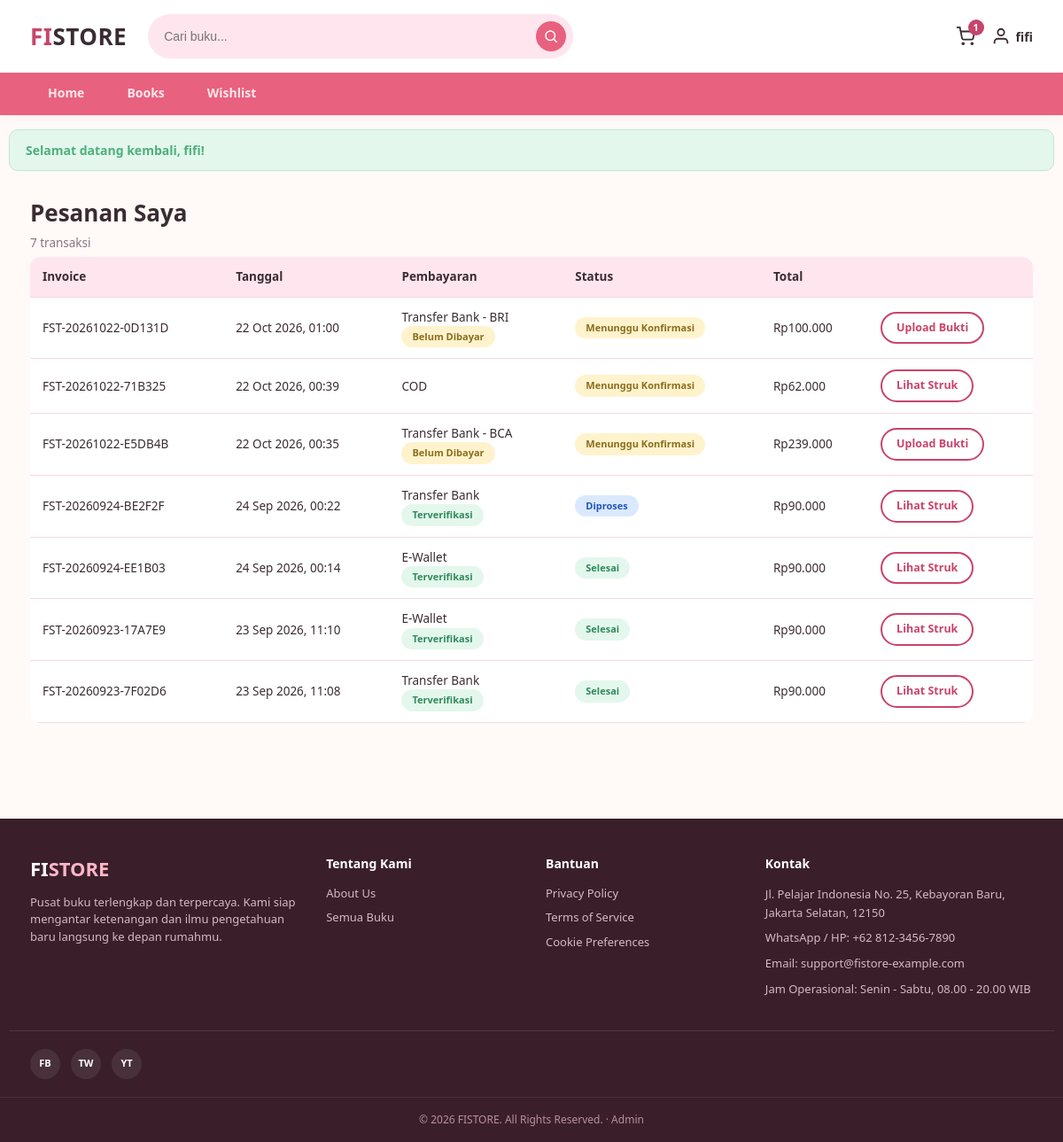
The app's page /orders.php (signed in) with its own data.
### tables this page shows
CREATE TABLE `orders` (
  `id` int(11) NOT NULL,
  `invoice_code` varchar(30) NOT NULL,
  `user_id` int(11) NOT NULL,
  `total_amount` int(11) NOT NULL,
  `payment_method` varchar(50) DEFAULT 'Transfer Bank',
  `buyer_name` varchar(100) DEFAULT NULL,
  `buyer_address` text DEFAULT NULL,
  `status` varchar(30) DEFAULT 'Selesai',
  `payment_status` varchar(30) DEFAULT NULL,
  `payment_sender` varchar(100) DEFAULT NULL,
  `payment_proof` varchar(255) DEFAULT NULL,
  `payment_proof_at` timestamp NULL DEFAULT NULL,
  `payment_note` varchar(255) DEFAULT NULL,
  `created_at` timestamp NOT NULL DEFAULT current_timestamp()
);

### includes/functions.php (called while the page is built, shortened)
<?php
function formatRupiah($num) {
    return 'Rp' . number_format((float)$num, 0, ',', '.');
}
function e($str) {
    return htmlspecialchars($str ?? '', ENT_QUOTES, 'UTF-8');
}
function orderStatusClass($status) {
    $map = [
        'Menunggu Konfirmasi' => 'status-pending',
        'Diproses' => 'status-process',
        'Selesai' => 'status-done',
        'Dibatalkan' => 'status-cancelled',
    ];
    return $map[$status] ?? 'status-pending';
}
function isPrepaidMethod($method) {
    return strpos($method, 'Transfer Bank') === 0 || strpos($method, 'E-Wallet') === 0;
}
function paymentStatusClass($status) {
    $map = [
        'Belum Dibayar' => 'status-pending',
        'Menunggu Verifikasi' => 'status-process',
        'Terverifikasi' => 'status-done',
        'Ditolak' => 'status-cancelled',
    ];
    return $map[$status] ?? 'status-pending';
}
function orderCanUploadProof($order) {
    return isPrepaidMethod($order['payment_method'])
        && $order['status'] === 'Menunggu Konfirmasi'
        && in_array($order['payment_status'], ['Belum Dibayar', 'Ditolak'], true);
}

### orders.php (the view, shortened to what this page needs)
<?php
require_once 'config.php';
require_once 'includes/functions.php';
$stmt = $pdo->prepare("SELECT * FROM orders WHERE user_id = ? ORDER BY created_at DESC");
$stmt->execute([$_SESSION['user_id']]);
$orders = $stmt->fetchAll();
require_once 'includes/header.php';
?>
<div class="container">
  <div class="page-header">
    <h1>Pesanan Saya</h1>
    <p><?= count($orders) ?> transaksi</p>
  </div>
  <?php if (empty($orders)): ?>
    <div class="empty-state">
      <p>Kamu belum pernah bertransaksi.</p>
      <a href="books.php" class="btn btn-primary mt-20">Mulai Belanja</a>
    </div>
  <?php else: ?>
    <div style="padding-bottom:60px;overflow-x:auto;">
      <table class="data-table">
        <thead>
          <tr><th>Invoice</th><th>Tanggal</th><th>Pembayaran</th><th>Status</th><th>Total</th><th></th></tr>
        </thead>
        <tbody>
          <?php foreach ($orders as $o): ?>
          <tr>
            <td><?= e($o['invoice_code']) ?></td>
            <td><?= date('d M Y, H:i', strtotime($o['created_at'])) ?></td>
            <td>
              <?= e($o['payment_method']) ?>
              <?php if ($o['payment_status']): ?>
                <br><span class="badge-status <?= paymentStatusClass($o['payment_status']) ?>"><?= e($o['payment_status']) ?></span>
              <?php endif; ?>
            </td>
            <td><span class="badge-status <?= orderStatusClass($o['status']) ?>"><?= e($o['status']) ?></span></td>
            <td><?= formatRupiah($o['total_amount']) ?></td>
            <td><a href="receipt.php?order_id=<?= (int)$o['id'] ?>" class="btn btn-outline btn-sm"><?= orderCanUploadProof($o) ? 'Upload Bukti' : 'Lihat Struk' ?></a></td>
          </tr>
          <?php endforeach; ?>
        </tbody>
      </table>
    </div>
  <?php endif; ?>
</div>
<?php require_once 'includes/footer.php'; ?>

### assets/css/style.css (style rules this page uses)
:root { --pink-light: #ffe6ee; --pink: #ffb6c9; --pink-mid: #f993ae; --pink-dark: #e8617e; --pink-darker: #c8446b; --peach: #ffd9c2; --peach-dark: #ffb98a; --bg: #fff9f7; --card-bg: #ffffff; --text-dark: #3a2c33; --text-muted: #8a7680; --border-color: #f3d9e2; --footer-bg: #3a1f2b; --success: #4caf7d; --error: #e05a5a; --radius: 14px; --shadow: 0 4px 16px rgba(232, 97, 126, 0.10); }
* { box-sizing: border-box; margin: 0; padding: 0; }
body { font-family: 'Segoe UI', system-ui, -apple-system, Roboto, Arial, sans-serif; background: var(--bg); color: var(--text-dark); line-height: 1.5; }
a { text-decoration: none; color: inherit; }
.container { max-width: 1180px; margin: 0 auto; padding: 0 24px; }
.btn { display: inline-block; border: none; border-radius: 30px; padding: 11px 24px; font-weight: 700; font-size: 14px; cursor: pointer; text-align: center; }
.btn-outline { background: transparent; border: 2px solid var(--pink-darker); color: var(--pink-darker); }
.btn-sm { padding: 7px 16px; font-size: 12.5px; }
.page-header { padding: 28px 0 6px; }
.page-header h1 { font-size: 26px; font-weight: 800; }
.page-header p { color: var(--text-muted); font-size: 13.5px; margin-top: 4px; }
table.data-table { width: 100%; border-collapse: collapse; background: #fff; border-radius: 12px; overflow: hidden; }
table.data-table th, table.data-table td { padding: 12px 14px; text-align: left; font-size: 13.5px; border-bottom: 1px solid var(--border-color); }
table.data-table th { background: var(--pink-light); color: var(--text-dark); font-weight: 700; }
.badge-status { display: inline-block; font-size: 11px; font-weight: 700; padding: 4px 12px; border-radius: 20px; white-space: nowrap; }
.status-pending { background: #fff3cd; color: #8a6d1d; }
.status-process { background: #dbe9ff; color: #2457b5; }
.status-done { background: #e4f7ec; color: #2f8a5c; }

### records on screen
orders: invoice_code "FST-20261022-0D131D", created_at "22 Oct 2026, 01:00", payment_method "Transfer Bank - BRI", payment_status "Belum Dibayar", status "Menunggu Konfirmasi", total_amount "Rp100.000", shows "Upload Bukti"
orders: invoice_code "FST-20261022-71B325", created_at "22 Oct 2026, 00:39", payment_method "COD", status "Menunggu Konfirmasi", total_amount "Rp62.000", shows "Lihat Struk"
orders: invoice_code "FST-20261022-E5DB4B", created_at "22 Oct 2026, 00:35", payment_method "Transfer Bank - BCA", payment_status "Belum Dibayar", status "Menunggu Konfirmasi", total_amount "Rp239.000", shows "Upload Bukti"
orders: invoice_code "FST-20260924-BE2F2F", created_at "24 Sep 2026, 00:22", payment_method "Transfer Bank", payment_status "Terverifikasi", status "Diproses", total_amount "Rp90.000", shows "Lihat Struk"
orders: invoice_code "FST-20260924-EE1B03", created_at "24 Sep 2026, 00:14", payment_method "E-Wallet", payment_status "Terverifikasi", status "Selesai", total_amount "Rp90.000", shows "Lihat Struk"
orders: invoice_code "FST-20260923-17A7E9", created_at "23 Sep 2026, 11:10", payment_method "E-Wallet", payment_status "Terverifikasi", status "Selesai", total_amount "Rp90.000", shows "Lihat Struk"
orders: invoice_code "FST-20260923-7F02D6", created_at "23 Sep 2026, 11:08", payment_method "Transfer Bank", payment_status "Terverifikasi", status "Selesai", total_amount "Rp90.000", shows "Lihat Struk"

### other values on screen
$cc "1"
$_SESSION['user_name'] "fifi"
$msg "Selamat datang kembali, fifi!"
count($orders) "7"
